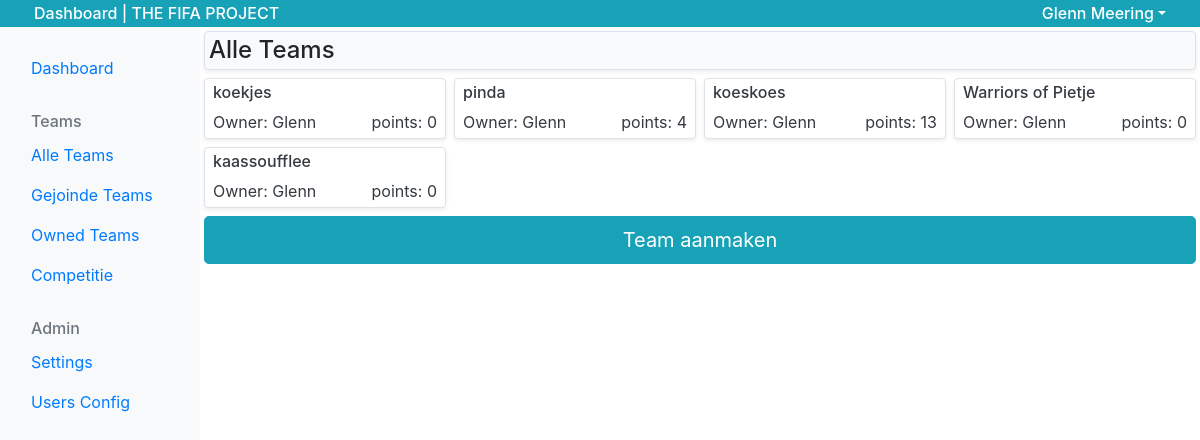
Screenshot of /dashboard/dashboard_page_owned_teams.php (signed in) with the database file from the repository.
### tables this page shows
CREATE TABLE `teams` (
  `id` int(11) UNSIGNED NOT NULL,
  `name` varchar(30) NOT NULL,
  `owner` int(11) UNSIGNED NOT NULL,
  `points` int(11) UNSIGNED NOT NULL DEFAULT '0',
  `created-at` datetime NOT NULL,
  `edit-at` datetime NOT NULL,
  `entered` tinyint(1) DEFAULT NULL
);

CREATE TABLE `users` (
  `id` int(11) UNSIGNED NOT NULL,
  `firstname` varchar(255) NOT NULL,
  `middlename` varchar(255) DEFAULT NULL,
  `lastname` varchar(255) NOT NULL,
  `email` varchar(255) NOT NULL,
  `password` varchar(255) NOT NULL,
  `administrator` tinyint(1) DEFAULT NULL,
  `dev_admin` tinyint(1) DEFAULT NULL,
  `registers_date` datetime NOT NULL
);

### dashboard/dashboard_page_owned_teams.php (the view, shortened to what this page needs)
<?php
require 'dashboard_header.php';
require 'dashboard_navigation.php';
$sql = "SELECT t.*, u.firstname as owner
        FROM `teams` t
        INNER JOIN `users` u
        ON t.owner = u.id
        WHERE t.owner = :id";
$prepare = $db->prepare($sql);
$prepare->execute([
  'id' => $_SESSION['id']
]);
$teams = $prepare->fetchAll(2);
echo'<div class="row justify-content-center">';
?>
  <div class="col-12 p-0">
    <h2 class="h4 p-1 bg-light rounded m-1 border shadow-sm">Alle Teams</h2>
  </div>
  <div class="col-12 row p-0">
    <?php
      foreach ($teams as $team)
      {
        echo "
        <div class=\"col-xl-3 col-lg-4 col-md-6 my-1 p-0\">
          <a href=\"dashboard_page_team_details.php?id={$team['id']}\" class=\"bg-white border d-block p-1  px-2 rounded shadow-sm text-dark mx-1\">
            <h2 class=\"h6\">{$team['name']}</h2>
            <div class=\"d-flex justify-content-between\">
              <p class=\"m-0\">Owner: {$team['owner']}</p>
              <p class=\"m-0\">points: {$team['points']}</p>
            </div>
          </a>
        </div>";
      }
    ?>
  </div>
  <div class="col-12 p-1">
    <button type="button" class="btn btn-info btn-lg w-100" data-toggle="modal" data-target="#myModal">Team aanmaken</button>
  </div>
</div>
<?php
require 'dashboard_footer.php';

### rows the page displays
teams: name "koekjes", users.firstname "Glenn", points "0"
teams: name "pinda", users.firstname "Glenn", points "4"
teams: name "koeskoes", users.firstname "Glenn", points "13"
teams: name "Warriors of Pietje", users.firstname "Glenn", points "0"
teams: name "kaassoufflee", users.firstname "Glenn", points "0"

### other values shown
$_SESSION['username'] "Glenn Meering"
